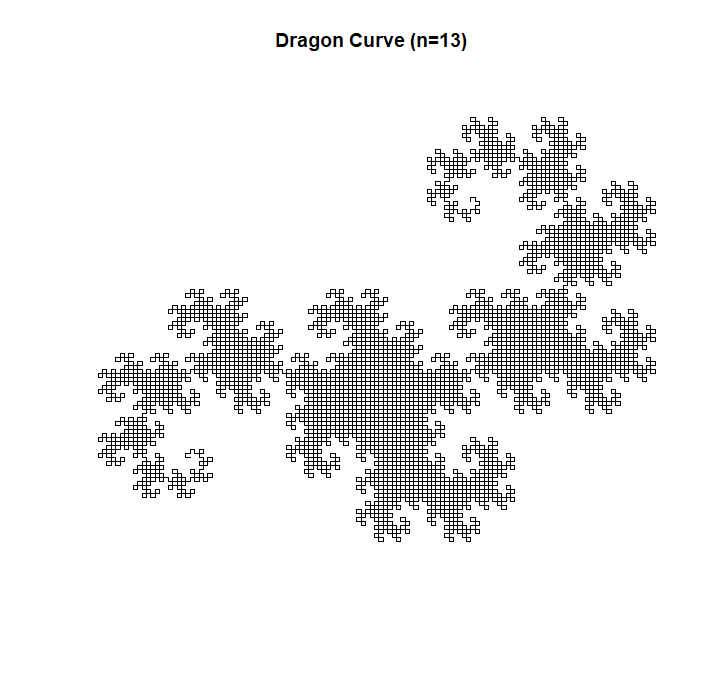

The script that drew this image:
###############################
###############################
### Dragon Curve Simulation ###
###############################
###############################


#Clear Environment and load libraries
rm(list = ls())
library(tidyverse)



#############################
### Dragon Curve Function ###
#############################

dragon = function(x0, y0, generations)
{
  output = list()
  angle = pi/2
  #Turtle Drawing Function
  turtle = function(string, theta, angle)
  {
    x = x0
    y = y0
    coords = list()
    savecounter = 0
    savepoint = list()
    iter = 1
    for(c in 1:str_length(string))
    {
      current = str_split(string, '')[[1]][c]
      if(current == 'F' | current == 'G')
      {
        x_old = x
        y_old = y
        x = x_old + r*cos(theta)
        y = y_old + r*sin(theta)
        xs = c(x_old, x)
        ys = c(y_old, y)
        coords[[iter]] = rbind(xs, ys)
        iter = iter + 1
      } else if(current == '+'){
        theta = theta - angle
      } else if(current == '-'){
        theta = theta + angle
      }
    }
    return(coords)
  }
  
  #Generate sierpinski Loop
  theta = pi/2
  r = 1/generations
  variables = c('F', 'G')
  string = 'F'
  rules = list(); rules[[1]] = 'F+G'; rules[[2]] = 'F-G'
  for(g in 1:generations)
  {
    nextstring = c()
    for(c in 1:str_length(string))
    {
      current = str_split(string, '')[[1]][c]
      found = FALSE
      if(current == variables[1])
      {
        found = TRUE
        nextstring = paste0(nextstring, rules[[1]])
      } else if(current == variables[2])
      {
        found = TRUE
        nextstring = paste0(nextstring, rules[[2]])
      }
      
      if(!found)
      {
        nextstring = paste0(nextstring, current)
      }
    }
    string = nextstring
  }
  
  output[[1]] = string
  output[[2]] = turtle(string, theta, angle)
  return(output)
}



####################################
### Generate Sierpinski Triangle ###
####################################

x0 = 0
y0 = 0
generations = 13
curve = dragon(x0, y0, generations) 

plot(x0, y0,
     xlim = c(-6.5,3),
     ylim = c(-7,2),
     type = 'n', axes = FALSE,
     ylab = '',
     xlab = '', 
     main = 'Dragon Curve (n=13)')

for(i in 1:length(curve[[2]]))
{
  x = curve[[2]][[i]][1,]
  y = curve[[2]][[i]][2,]
  lines(x, y)
}
